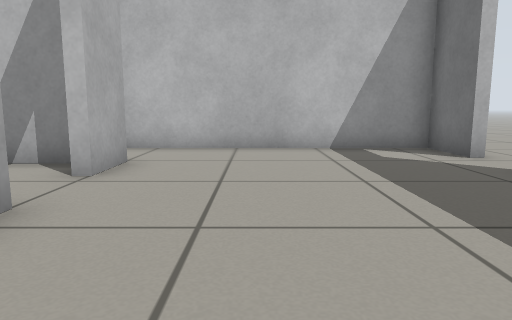
[1] (above)

12 first-person views from a walk through a Gazebo world. The camera is 0.5 m above the floor, tilts 8° down and sees 70° across. The floor is counted in squares, 0.5 m on a side. Each view is taken from the middle of a square. On the plan, view 1 faces up. The plan holds only what a view shows up to about 13 squares ahead; the rest is blank.

[2]
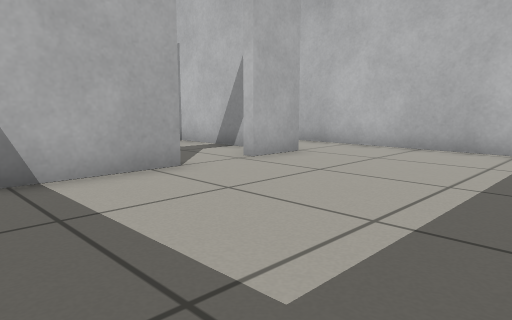

[3]
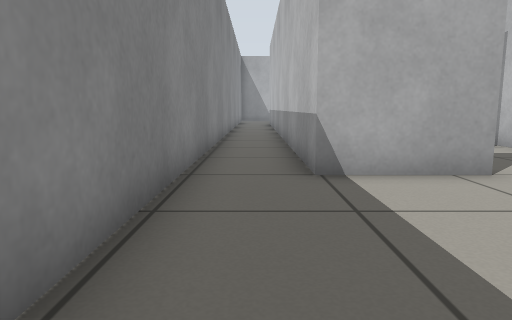

[4]
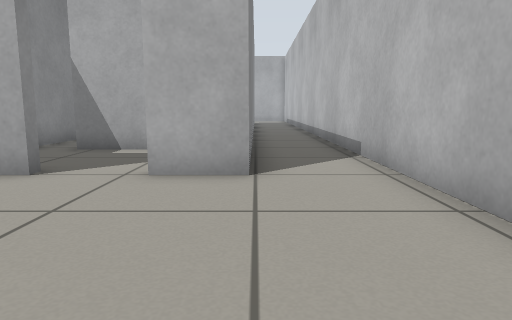

[5]
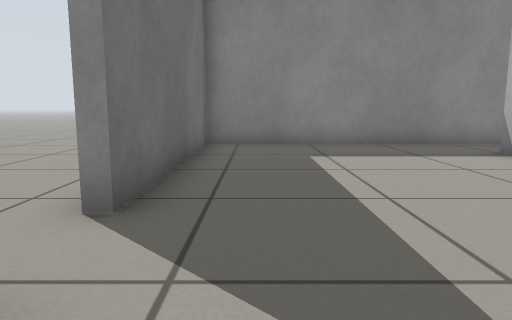

[6]
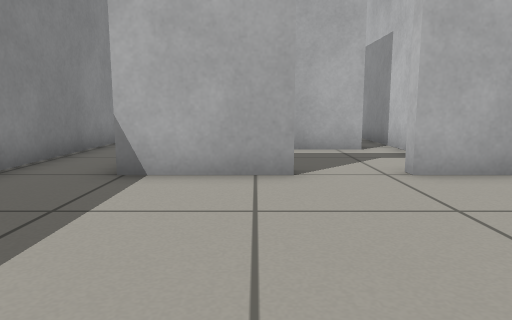

[7]
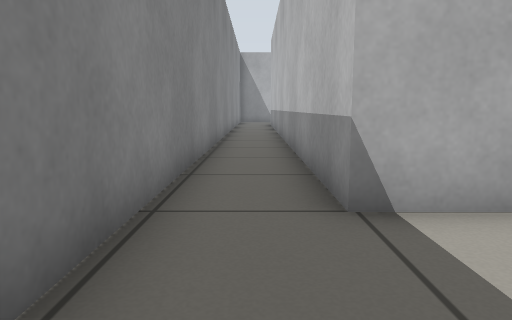

[8]
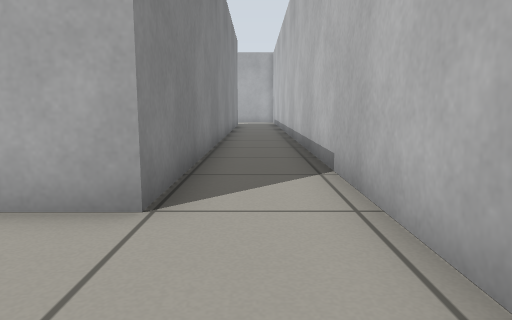

[9]
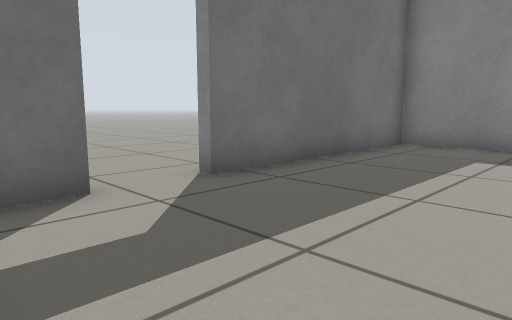

[10]
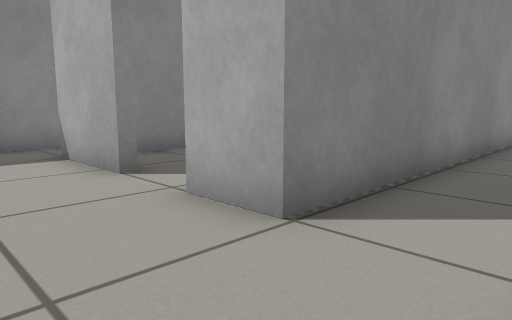

[11]
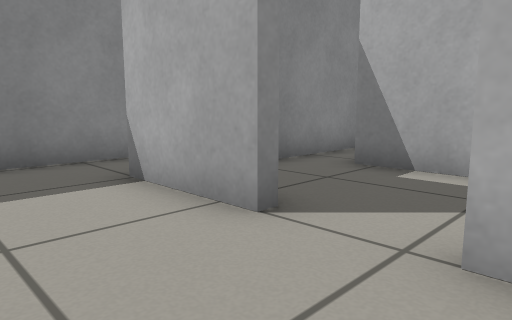

[12]
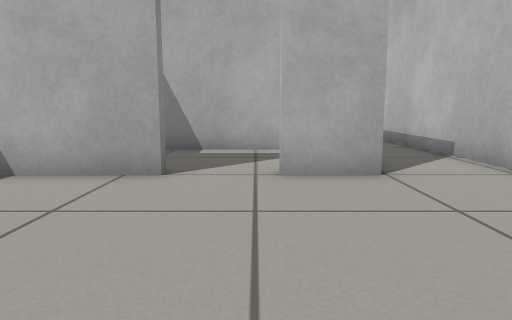

### Floor plan
Points are (right, up) in squares from view 1. A wall is a line through its corners. A room is listed if a view was taken in it or the views show most of it. See-through windows are left out.
Room 1 (views 1, 2, 3, 4, 5, 6, 7, 8, 9, 10, 11, 12)
walls: (-12.3, 6.9) (-2.4, 6.9) (-2.4, 5.2); (-2.4, 3.6) (-2.4, 0.9); (-2.5, -1.1) (4.4, -1.1) (4.4, 5.6); (4.4, 7.4) (4.4, 9.3) (-12.2, 9.3)
ways out: opening at (-2, 0); open door at (-2.5, 4.5); open door at (4.5, 6.5)

Positions as (right, up) in squares from view 1, and headings:
1: (0, 0), facing up
2: (3, 0), facing up-left
3: (3, 0), facing left
4: (3, 7), facing left
5: (3, 9), facing down
6: (3, 3), facing left
7: (1, 0), facing left
8: (1, 8), facing left
9: (0, 9), facing down-right
10: (0, 9), facing down-left
11: (0, 6), facing down-left
12: (3, 5), facing left
